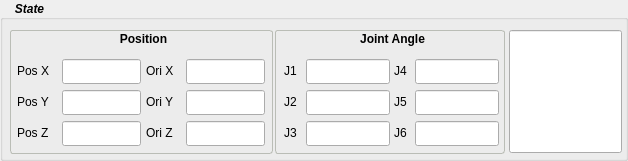
   <widget class="QGroupBox" name="State">
    <property name="geometry">
     <rect>
      <x>603</x>
      <y>510</y>
      <width>628</width>
      <height>161</height>
     </rect>
    </property>
    <property name="font">
     <font>
      <weight>75</weight>
      <italic>true</italic>
      <bold>true</bold>
     </font>
    </property>
    <property name="styleSheet">
     <string notr="true">QGroupBox::title { 
    background-color: transparent;
     subcontrol-position: top left; /* position at the top left*/ 
     padding:2 13px;
 }
QGroupBox#State { 
     border: 2px solid rgb(186, 189, 182); 
     border-radius: 3px; 
 } </string>
    </property>
    <property name="title">
     <string>State</string>
    </property>
    <widget class="QGroupBox" name="PosState">
     <property name="geometry">
      <rect>
       <x>10</x>
       <y>30</y>
       <width>263</width>
       <height>124</height>
      </rect>
     </property>
     <property name="font">
      <font>
       <weight>75</weight>
       <bold>true</bold>
      </font>
     </property>
     <property name="styleSheet">
      <string notr="true">QGroupBox::title { 
    background-color: transparent;
     subcontrol-position: top center; /* position at the top left*/ 
     padding:2 13px;
 }
QGroupBox { 
     border: 1.2px solid rgb(186, 189, 182); 
     border-radius: 3px; 
 } </string>
     </property>
     <property name="title">
      <string>Position</string>
     </property>
     <property name="alignment">
      <set>Qt::AlignCenter</set>
     </property>
     <widget class="QLabel" name="label_StatePosX">
      <property name="geometry">
       <rect>
        <x>7</x>
        <y>32</y>
        <width>67</width>
        <height>17</height>
       </rect>
      </property>
      <property name="text">
       <string>Pos X</string>
      </property>
     </widget>
     <widget class="QLabel" name="label_StatePosY">
      <property name="geometry">
       <rect>
        <x>7</x>
        <y>63</y>
        <width>67</width>
        <height>17</height>
       </rect>
      </property>
      <property name="text">
       <string>Pos Y</string>
      </property>
     </widget>
     <widget class="QLabel" name="label_StatePosZ">
      <property name="geometry">
       <rect>
        <x>7</x>
        <y>94</y>
        <width>67</width>
        <height>17</height>
       </rect>
      </property>
      <property name="text">
       <string>Pos Z</string>
      </property>
     </widget>
     <widget class="QLabel" name="label_StateOriY">
      <property name="geometry">
       <rect>
        <x>136</x>
        <y>63</y>
        <width>67</width>
        <height>17</height>
       </rect>
      </property>
      <property name="text">
       <string>Ori Y</string>
      </property>
     </widget>
     <widget class="QLabel" name="label_StateOriX">
      <property name="geometry">
       <rect>
        <x>136</x>
        <y>32</y>
        <width>67</width>
        <height>17</height>
       </rect>
      </property>
      <property name="text">
       <string>Ori X</string>
      </property>
     </widget>
     <widget class="QLabel" name="label_StateOriZ">
      <property name="geometry">
       <rect>
        <x>136</x>
        <y>94</y>
        <width>67</width>
        <height>17</height>
       </rect>
      </property>
      <property name="text">
       <string>Ori Z</string>
      </property>
     </widget>
     <widget class="QLineEdit" name="lineEdit_StatePosX">
      <property name="geometry">
       <rect>
        <x>52</x>
        <y>29</y>
        <width>79</width>
        <height>25</height>
       </rect>
      </property>
     </widget>
     <widget class="QLineEdit" name="lineEdit_StatePosY">
      <property name="geometry">
       <rect>
        <x>52</x>
        <y>60</y>
        <width>79</width>
        <height>25</height>
       </rect>
      </property>
     </widget>
     <widget class="QLineEdit" name="lineEdit_StatePosZ">
      <property name="geometry">
       <rect>
        <x>52</x>
        <y>91</y>
        <width>79</width>
        <height>25</height>
       </rect>
      </property>
     </widget>
     <widget class="QLineEdit" name="lineEdit_StateOriY">
      <property name="geometry">
       <rect>
        <x>176</x>
        <y>60</y>
        <width>79</width>
        <height>25</height>
       </rect>
      </property>
     </widget>
     <widget class="QLineEdit" name="lineEdit_StateOriZ">
      <property name="geometry">
       <rect>
        <x>176</x>
        <y>91</y>
        <width>79</width>
        <height>25</height>
       </rect>
      </property>
     </widget>
     <widget class="QLineEdit" name="lineEdit_StateOriX">
      <property name="geometry">
       <rect>
        <x>176</x>
        <y>29</y>
        <width>79</width>
        <height>25</height>
       </rect>
      </property>
     </widget>
    </widget>
    <widget class="QGroupBox" name="JointState">
     <property name="geometry">
      <rect>
       <x>275</x>
       <y>30</y>
       <width>230</width>
       <height>124</height>
      </rect>
     </property>
     <property name="font">
      <font>
       <weight>75</weight>
       <bold>true</bold>
      </font>
     </property>
     <property name="styleSheet">
      <string notr="true">QGroupBox::title { 
    background-color: transparent;
     subcontrol-position: top center; /* position at the top left*/ 
     padding:2 13px;
 }
QGroupBox { 
     border: 1.2px solid rgb(186, 189, 182); 
     border-radius: 3px; 
 } </string>
     </property>
     <property name="title">
      <string>Joint Angle</string>
     </property>
     <property name="alignment">
      <set>Qt::AlignCenter</set>
     </property>
     <widget class="QLabel" name="label_StateJointAng1">
      <property name="geometry">
       <rect>
        <x>9</x>
        <y>32</y>
        <width>67</width>
        <height>17</height>
       </rect>
      </property>
      <property name="text">
       <string>J1</string>
      </property>
     </widget>
     <widget class="QLabel" name="label_StateJointAng2">
      <property name="geometry">
       <rect>
        <x>9</x>
        <y>63</y>
        <width>67</width>
        <height>17</height>
       </rect>
      </property>
      <property name="text">
       <string>J2</string>
      </property>
     </widget>
     <widget class="QLabel" name="label_StateJointAng3">
      <property name="geometry">
       <rect>
        <x>9</x>
        <y>94</y>
        <width>67</width>
        <height>17</height>
       </rect>
      </property>
      <property name="text">
       <string>J3</string>
      </property>
     </widget>
     <widget class="QLabel" name="label_StateJointAng5">
      <property name="geometry">
       <rect>
        <x>119</x>
        <y>63</y>
        <width>67</width>
        <height>17</height>
       </rect>
      </property>
      <property name="text">
       <string>J5</string>
      </property>
     </widget>
     <widget class="QLabel" name="label_StateJointAng4">
      <property name="geometry">
       <rect>
        <x>119</x>
        <y>32</y>
        <width>67</width>
        <height>17</height>
       </rect>
      </property>
      <property name="text">
       <string>J4</string>
      </property>
     </widget>
     <widget class="QLabel" name="label_StateJointAng6">
      <property name="geometry">
       <rect>
        <x>119</x>
        <y>94</y>
        <width>67</width>
        <height>17</height>
       </rect>
      </property>
      <property name="text">
       <string>J6</string>
      </property>
     </widget>
     <widget class="QLineEdit" name="lineEdit_StateJointAng1">
      <property name="geometry">
       <rect>
        <x>31</x>
        <y>29</y>
        <width>84</width>
        <height>25</height>
       </rect>
      </property>
     </widget>
     <widget class="QLineEdit" name="lineEdit_StateJointAng2">
      <property name="geometry">
       <rect>
        <x>31</x>
        <y>60</y>
        <width>84</width>
        <height>25</height>
       </rect>
      </property>
     </widget>
     <widget class="QLineEdit" name="lineEdit_StateJointAng3">
      <property name="geometry">
       <rect>
        <x>31</x>
        <y>91</y>
        <width>84</width>
        <height>25</height>
       </rect>
      </property>
     </widget>
     <widget class="QLineEdit" name="lineEdit_StateJointAng5">
      <property name="geometry">
       <rect>
        <x>140</x>
        <y>60</y>
        <width>84</width>
        <height>25</height>
       </rect>
      </property>
     </widget>
     <widget class="QLineEdit" name="lineEdit_StateJointAng6">
      <property name="geometry">
       <rect>
        <x>140</x>
        <y>91</y>
        <width>84</width>
        <height>25</height>
       </rect>
      </property>
     </widget>
     <widget class="QLineEdit" name="lineEdit_StateJointAng4">
      <property name="geometry">
       <rect>
        <x>140</x>
        <y>29</y>
        <width>84</width>
        <height>25</height>
       </rect>
      </property>
     </widget>
    </widget>
    <widget class="QLineEdit" name="lineEdit_MovingState">
     <property name="geometry">
      <rect>
       <x>509</x>
       <y>30</y>
       <width>113</width>
       <height>123</height>
      </rect>
     </property>
    </widget>
   </widget>
